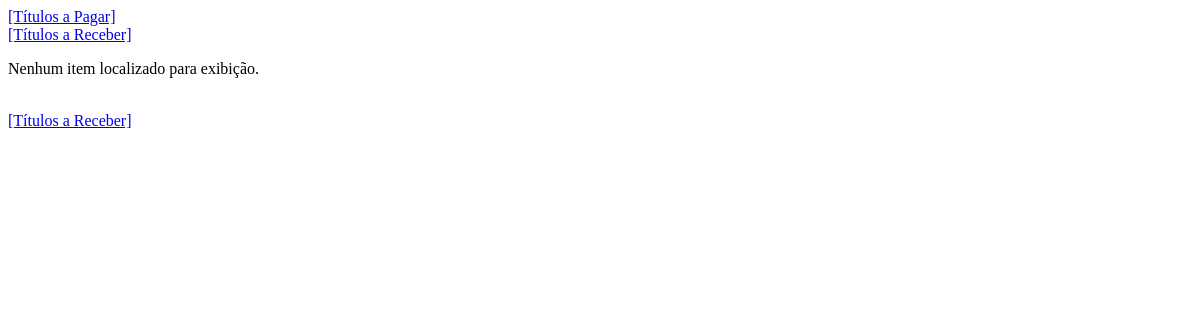
The page /fluxo/receber/1 on the database as committed earlier.
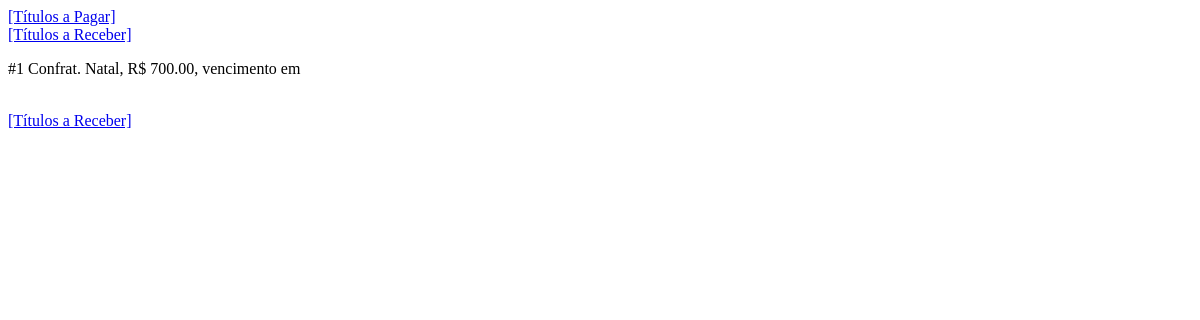
The same page on the database as committed later.
### fluxocaixa/models.py (models this page shows, shortened)
class TituloReceber(models.Model):
    data_expectativa = models.DateField()
    data_recebimento = models.DateField(
        blank=True,
        null=True
    )
    valor = models.DecimalField(max_digits=11, decimal_places=2)
    descricao = models.CharField(max_length=100)
    classificacao = models.ForeignKey(
        ClassificacaoReceber,
        on_delete=models.RESTRICT,
        null=True)
    formapagamento = models.ForeignKey(
        FormaPagamento,
        on_delete=models.RESTRICT,
        null=True)
    OPCOES_SITUACAO = [
        ('RC','Recebido'),
        ('AR','A Receber')
    ]
    situacao = models.CharField(
        max_length=2,
        choices=OPCOES_SITUACAO,
        default='AR'
    )
    objects = TituloManager()

### fluxocaixa/views/vtituloreceber.py (the view)
# urls.py: path('receber/<int:tituloid>', vtituloreceber.titulo, name='tituloreceber'),
def titulo(request,tituloid):
    db_entidade = TituloReceber.objects.titulo(tituloid=tituloid).values()
    payload = { 'lista' : list(db_entidade) }
    template = loader.get_template('tituloreceber/detalhar.html')
    return HttpResponse(template.render(payload, request))

### fluxocaixa/models.py (called while the page is built)
    def titulo(self,tituloid):
        result = self.filter(id=tituloid)
        return result

### fluxocaixa/templates/tituloreceber/detalhar.html
{% extends 'base.html' %}
{% block content %}
    {% if lista %}
        {% for i in lista %}
            <div>
                <p>#{{i.id}} {{ i.descricao }}, R$ {{ i.valor }}, vencimento em {{ i.data_vencimento}}</p>
            </div>
        {% endfor %}
    {% else %}
        <p>Nenhum item localizado para exibição.</p>
    {% endif %}
    <br />
    <a href="{% url 'titulosreceber' %}">[Títulos a Receber]</a>
{% endblock %}

Rows that differ between the two databases and show on the page:
added TituloReceber: id "1", descricao "Confrat. Natal", valor "700.00"
Other text that changed with them:
text no longer shown: "Nenhum item localizado para exibição."
